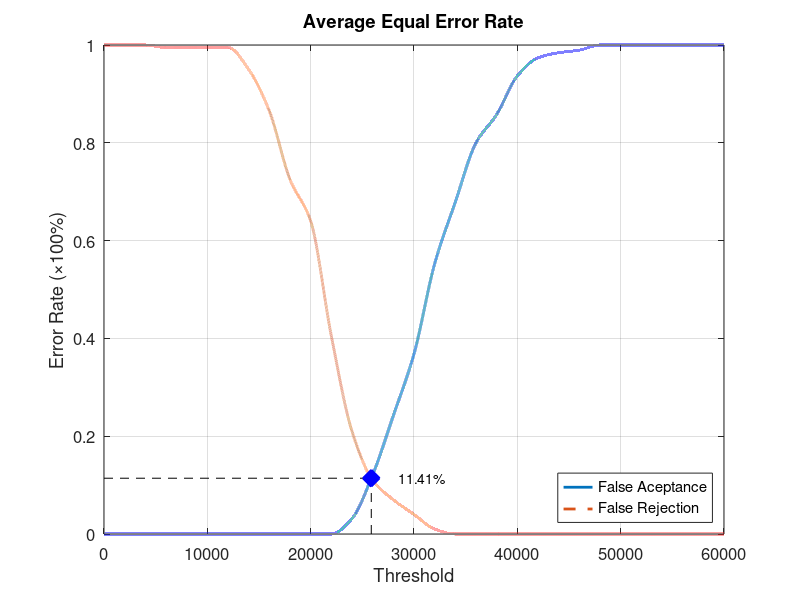
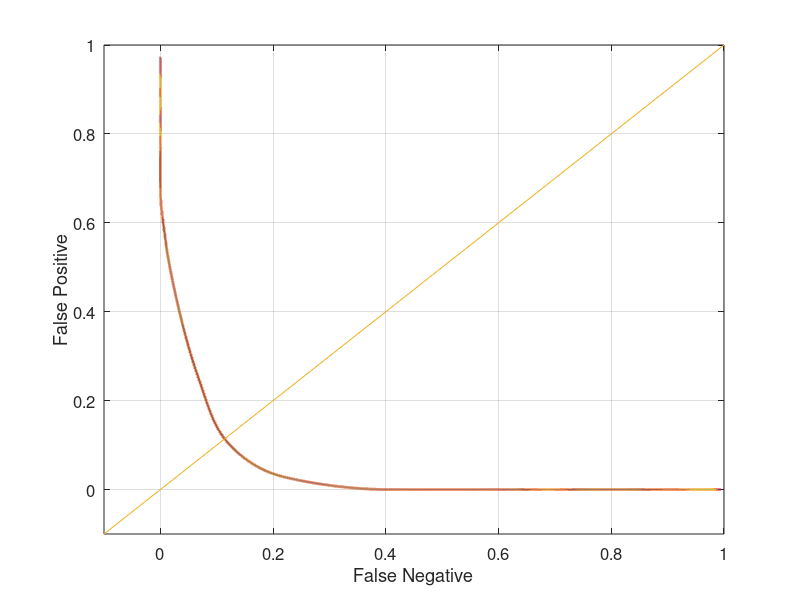

MATLAB code to generate these figures, in order:
function yEER = Database1_1
close all;
clear;
clc;
x = 0:2000:60000;
xq = 0:0.5:60000;

y0 = [0 0 0 0 0 0 0 0 0 0 0 0 0.0315789 0.121053 0.242105 0.368421 0.552632 0.678947 0.8 0.857895 0.936842 0.973684 0.984211 0.989474 1 1 1 1 1 1 1];
yy0 = interp1(x, y0, xq, 'pchip');
y1 = [1 1 1 0.995 0.995 0.995 0.995 0.95 0.865 0.725 0.64 0.405 0.21 0.11 0.07 0.04 0.01 0 0 0 0 0 0 0 0 0 0 0 0 0 0];
yy1 = interp1(x, y1, xq, 'pchip');

% Calculating EER: 
y2 = abs(y0 - y1);
find(y2 == min(y2))
yy2 = abs(yy0 - yy1);
xEER = find(yy2 == min(yy2));
xEERIndex = xq(xEER) % X-axis EER
yEER = yy0(xEER) % Y-axis EER

main = figure
plot(xq, yy0,'-','LineWidth', 2);	hold on
plot(xq, yy1,'--','LineWidth', 2);	hold on
plot([xEERIndex xEERIndex], [0 yEER], 'k--');	hold on
plot([0 xEERIndex], [yEER yEER], 'k--');	hold on
plot(xEERIndex, yEER, 'bx', 'LineWidth', 10);	hold on
text(xEERIndex + 10 * xEERIndex / 100, yEER, [num2str(round((10000 * yEER)) / 100) '%'])
legend('False Aceptance', 'False Rejection', 'Location', 'SouthEast')
xlabel('Threshold')
ylabel('Error Rate (\times100%)')
title('Average Equal Error Rate')
set(gca, 'FontSize', 12)
axis([0 60000 0 1])
grid on

print(main, 'Database1_1Main', '-dpng');
FNRxFPR = figure('Color', [1 1 1]);
plot(yy1, yy0, '-', yy1, yy0, 'LineWidth', 2);
hold on
y = -0.1:0.1:1
plot(y, y); 
set(gca, 'FontSize', 12)
xlabel('False Negative')
ylabel('False Positive')
axis([-0.1 1 -0.1 1])
set(gca, 'FontSize', 12)
grid on

print(FNRxFPR, 'Database1_1FNRxFPR','-dpng');
end
